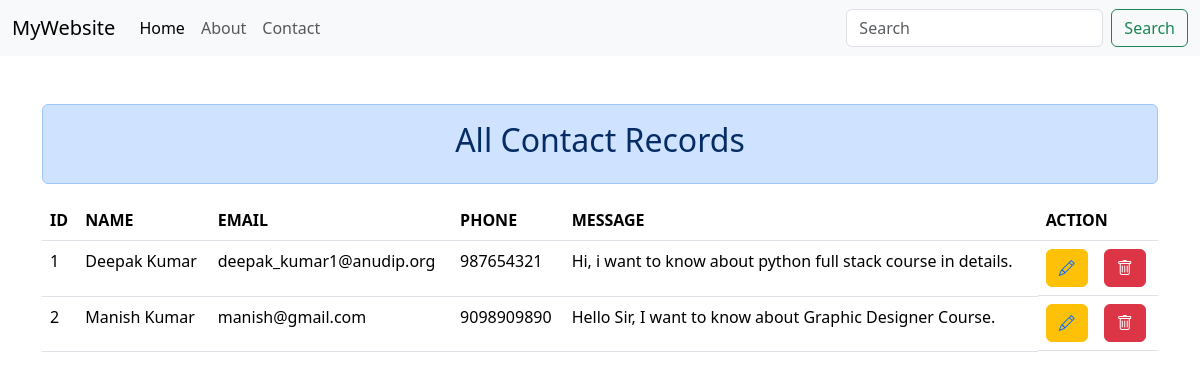
Before: / with the older database file.
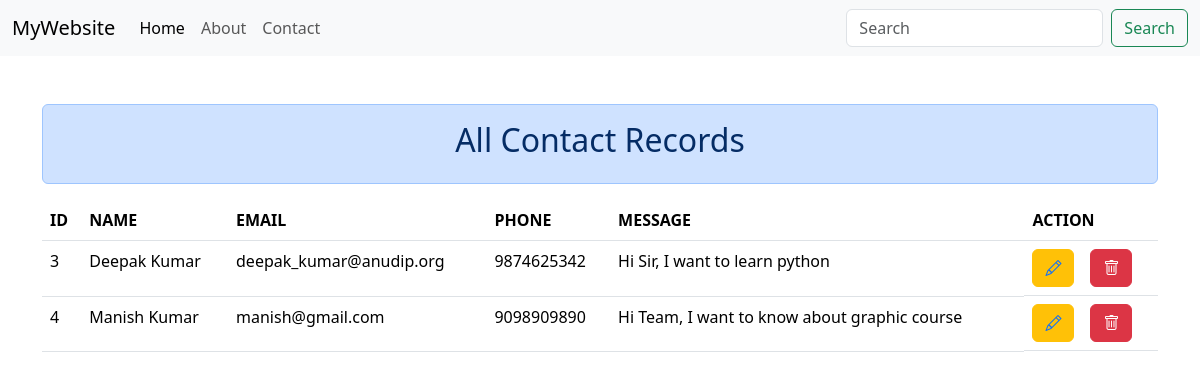
After: the same page with the newer database file.
### tables this page shows
CREATE TABLE contact(
        id INTEGER PRIMARY KEY AUTOINCREMENT,
        full_name TEXT,
        email TEXT, 
        phone TEXT,
        message TEXT
        );

### app.py (the view)
@app.route("/")
def home():
    con = sqlite3.connect('students.db')
    contacts =con.execute(
        'SELECT * FROM contact'
    ).fetchall()
    con.close()
    return render_template("index.html", contacts=contacts)

### templates/index.html (shortened to what this page needs)
{% extends './base.html' %}
{% block content %}
    <div class="container mt-5">
        <div class="row">
            <div class="col">
                <div class="alert alert-primary">
                    <h2 class="text-center">All Contact Records</h2>
                </div>
                <table class="table table-hover">
                    <tr>
                        <th>ID</th>
                        <th>NAME</th>
                        <th>EMAIL</th>
                        <th>PHONE</th>
                        <th>MESSAGE</th>
                        <th>ACTION</th>
                    </tr>
                    {% for contact in contacts %}
                        <tr>
                            <td>{{ contact[0] }}</td>
                            <td>{{ contact[1] }}</td>
                            <td>{{ contact[2] }}</td>
                            <td>{{ contact[3] }}</td>
                            <td>{{ contact[4] }}</td>
                            <td class="d-flex">
                                <a href="/edit-contact/{{ contact[0] }}" class="btn btn-warning text-primary"><i class="bi bi-pencil"></i></a>
                                <form action="/delete-contact/{{ contact[0] }}" method="POST">
                                    <button type="submit" class="btn btn-danger ms-3 "><i class="bi bi-trash"></i></button>
                                </form>
                            </td>
                        </tr>
                    {% endfor %}
                </table>
            </div>
        </div>
    </div>
{% endblock %}

### templates/base.html (shortened to what this page needs)
<!doctype html>
<html lang="en">
  <head>
    <link
      href="https://cdn.jsdelivr.net/npm/bootstrap@5.3.8/dist/css/bootstrap.min.css"
      rel="stylesheet"
    />
    <link rel="stylesheet" href="https://cdn.jsdelivr.net/npm/bootstrap-icons@1.13.1/font/bootstrap-icons.min.css">
  </head>
  <body>
    <nav class="navbar navbar-expand-lg bg-body-tertiary">
      <div class="container-fluid">
        <a class="navbar-brand" href="{{ url_for('home') }}">MyWebsite</a>
        <div class="collapse navbar-collapse" id="navbarSupportedContent">
          <ul class="navbar-nav me-auto mb-2 mb-lg-0">
            <li class="nav-item">
              <a class="nav-link active" aria-current="page" href="{{ url_for('home') }}">Home</a>
            </li>
            <li class="nav-item">
              <a class="nav-link" href="{{ url_for('about') }}">About</a>
            </li>
             <li class="nav-item">
              <a class="nav-link" href="{{ url_for('contact') }}">Contact</a>
            </li>
          </ul>
          <form class="d-flex" role="search">
            <input
              class="form-control me-2"
              type="search"
              placeholder="Search"
              aria-label="Search"
            />
            <button class="btn btn-outline-success" type="submit">
              Search
            </button>
          </form>
        </div>
      </div>
    </nav>
    {% block content %}
    {% endblock %}
  </body>
</html>

Changed rows visible on the page:
removed contact: id "1", full_name "Deepak Kumar", email "deepak_kumar1@anudip.org", phone "987654321", message "Hi, i want to know about python full stack course in details."
removed contact: id "2", full_name "Manish Kumar", email "manish@gmail.com", phone "9098909890", message "Hello Sir, I want to know about Graphic Designer Course."
added contact: id "3", full_name "Deepak Kumar", email "deepak_kumar@anudip.org", phone "9874625342", message "Hi Sir, I want to learn python"
added contact: id "4", full_name "Manish Kumar", email "manish@gmail.com", phone "9098909890", message "Hi Team, I want to know about graphic course"
